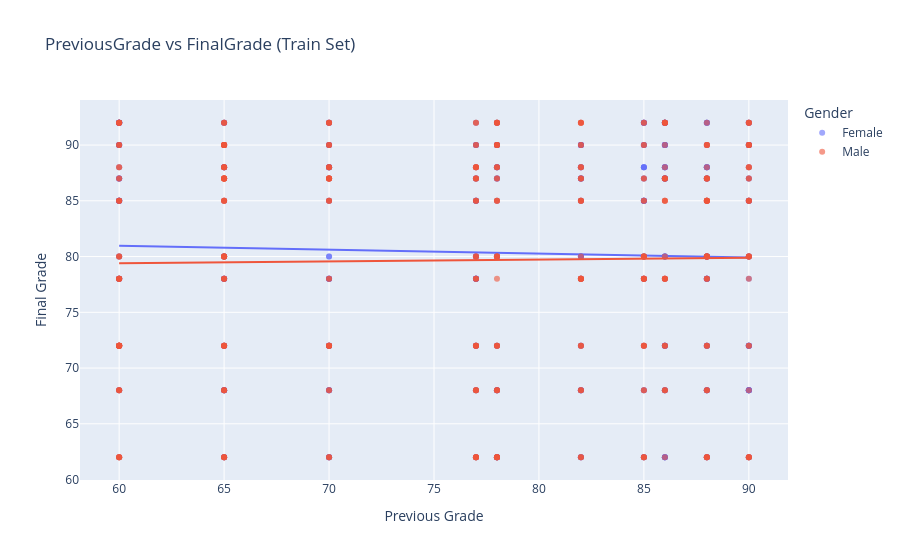

Write notebook code for a chart like this one.
### Markdown cell above
## Cell 10 — EDA: Scatter Plot — PreviousGrade vs FinalGrade

Based on the correlation heatmap, PreviousGrade is likely the strongest predictor.  
A scatter plot confirms whether the relationship is linear, which is the core assumption of our model.

### Code cell
# Scatter: strongest predictor vs target
fig = px.scatter(
    df_train.dropna(subset=['PreviousGrade', 'FinalGrade']),
    x='PreviousGrade',
    y='FinalGrade',
    color='Gender',
    trendline='ols',
    title='PreviousGrade vs FinalGrade (Train Set)',
    opacity=0.6,
    labels={'PreviousGrade': 'Previous Grade', 'FinalGrade': 'Final Grade'}
)
fig.show()

### Figure 1 — Plotly figure (JSON) as saved in the notebook; plotly's stock layout.template omitted (floating-point values rounded to 4 significant figures; data arrays with more than 128 entries replaced by an {"elided": "..."} marker saying what was removed)
{"data": [{"hovertemplate": "Gender=Female<br>Previous Grade=%{x}<br>Final Grade=%{y}<extra></extra>", "legendgroup": "Female", "marker": {"color": "#636efa", "opacity": 0.6, "symbol": "circle"}, "mode": "markers", "name": "Female", "orientation": "v", "showlegend": true, "type": "scatter", "x": {"elided": "341 float values"}, "xaxis": "x", "y": {"elided": "341 float values"}, "yaxis": "y"}, {"hovertemplate": "<b>OLS trendline</b><br>FinalGrade = -0.035721 * PreviousGrade + 83.1202<br>R<sup>2</sup>=0.001360<br><br>Gender=Female<br>Previous Grade=%{x}<br>Final Grade=%{y} <b>(trend)</b><extra></extra>", "legendgroup": "Female", "marker": {"color": "#636efa", "symbol": "circle"}, "mode": "lines", "name": "Female", "showlegend": false, "type": "scatter", "x": {"elided": "341 float values"}, "xaxis": "x", "y": {"elided": "341 float values"}, "yaxis": "y"}, {"hovertemplate": "Gender=Male<br>Previous Grade=%{x}<br>Final Grade=%{y}<extra></extra>", "legendgroup": "Male", "marker": {"color": "#EF553B", "opacity": 0.6, "symbol": "circle"}, "mode": "markers", "name": "Male", "orientation": "v", "showlegend": true, "type": "scatter", "x": {"elided": "374 float values"}, "xaxis": "x", "y": {"elided": "374 float values"}, "yaxis": "y"}, {"hovertemplate": "<b>OLS trendline</b><br>FinalGrade = 0.0163949 * PreviousGrade + 78.4241<br>R<sup>2</sup>=0.000292<br><br>Gender=Male<br>Previous Grade=%{x}<br>Final Grade=%{y} <b>(trend)</b><extra></extra>", "legendgroup": "Male", "marker": {"color": "#EF553B", "symbol": "circle"}, "mode": "lines", "name": "Male", "showlegend": false, "type": "scatter", "x": {"elided": "374 float values"}, "xaxis": "x", "y": {"elided": "374 float values"}, "yaxis": "y"}], "layout": {"legend": {"title": {"text": "Gender"}, "tracegroupgap": 0}, "title": {"text": "PreviousGrade vs FinalGrade (Train Set)"}, "xaxis": {"anchor": "y", "domain": [0, 1], "title": {"text": "Previous Grade"}}, "yaxis": {"anchor": "x", "domain": [0, 1], "title": {"text": "Final Grade"}}}}
